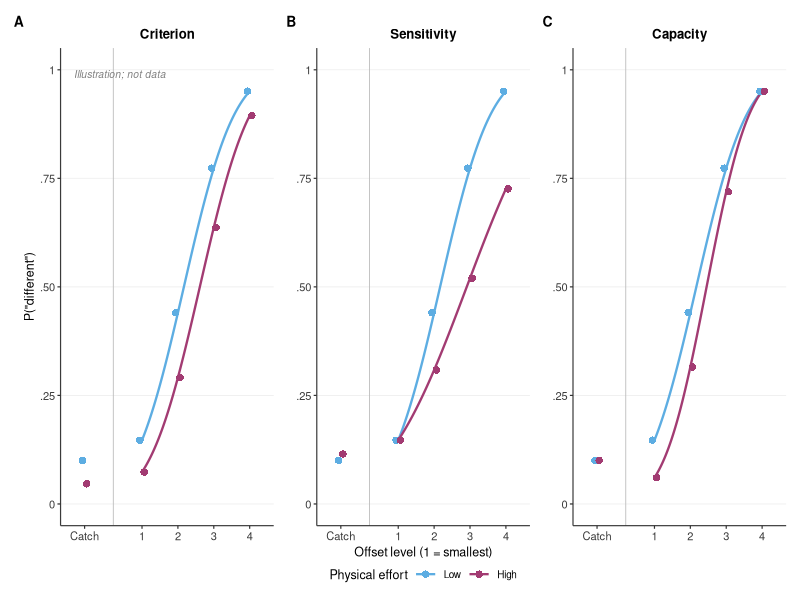
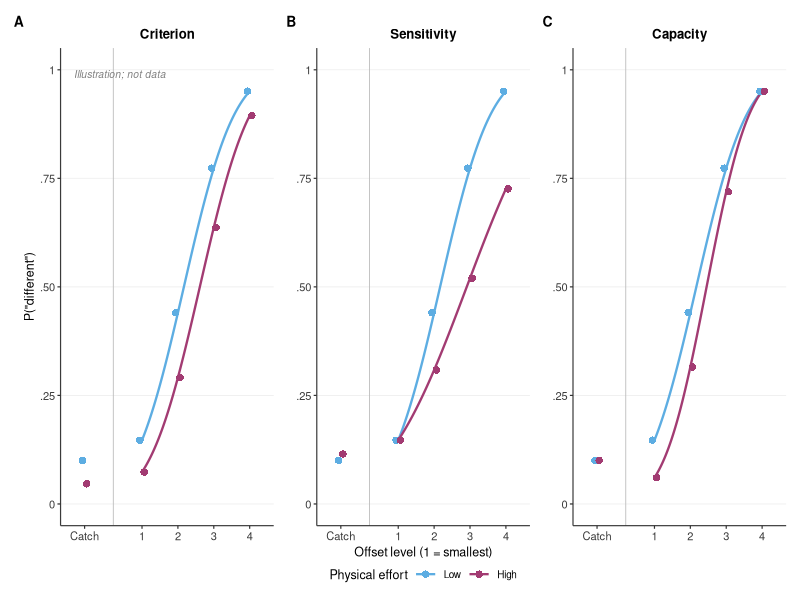

R code for these plots, in order:
suppressPackageStartupMessages({library(ggplot2); library(patchwork); library(dplyr); library(tibble)})
pos <- c("Catch","1","2","3","4"); px <- c(0,1.6,2.6,3.6,4.6)
low <- c(-1.28,-1.05,-0.15,0.75,1.65)
high <- list(Criterion=c(-1.68,-1.45,-0.55,0.35,1.25),
             Sensitivity=c(-1.20,-1.05,-0.50,0.05,0.60),
             Capacity=c(-1.28,-1.55,-0.48,0.58,1.65))
d <- bind_rows(lapply(names(high), function(p) bind_rows(
  tibble(panel=p,position=pos,x=px,effort="Low",z=low),
  tibble(panel=p,position=pos,x=px,effort="High",z=high[[p]])))) |>
  mutate(P=pnorm(z), effort=factor(effort,levels=c("Low","High")))
chk <- d |> select(panel,position,effort,z,P) |> tidyr::pivot_wider(names_from=effort,values_from=c(z,P)) |>
  mutate(dz=z_High-z_Low, dP=P_High-P_Low)
print(chk |> mutate(across(c(P_Low,P_High,dP),~round(.x,3))), n=Inf)
dz <- function(p) chk$dz[chk$panel==p]
a <- c(
 TRUE,
 all(abs(dz("Criterion")+0.40)<1e-9),
 abs(dz("Sensitivity")[2])<1e-9 && all(diff(dz("Sensitivity")[2:5])<0),
 abs(dz("Capacity")[1])<1e-9 && abs(dz("Capacity")[5])<1e-9 && all(diff(dz("Capacity")[2:5])>0))
print(a); if(!all(a)) stop("assertion failed")
grid <- bind_rows(lapply(names(high), function(p){ g<-seq(1.6,4.6,by=0.02)
  bind_rows(tibble(panel=p,x=g,effort="Low",P=pnorm(approx(px[2:5],low[2:5],g)$y)),
            tibble(panel=p,x=g,effort="High",P=pnorm(approx(px[2:5],high[[p]][2:5],g)$y)))})) |>
  mutate(effort=factor(effort,levels=c("Low","High")))
arr <- chk |> mutate(x=px[match(position,pos)]) |> filter(abs(dP)>=0.02) |>
  mutate(y0=P_Low-sign(dP)*0.022, y1=P_High+sign(dP)*0.028) |> filter(abs(y1-y0)>=0.015)
cols <- c(Low="#5DADE2",High="#A23B72")
mk <- function(p, ylab, xlab){
  dd <- d |> filter(panel==p) |> mutate(xd=x+ifelse(effort=="Low",-0.06,0.06))
  g <- ggplot() +
    geom_vline(xintercept=0.8,colour="#BDBDBD",linewidth=0.3) +
    geom_line(data=filter(grid,panel==p),aes(x,P,colour=effort),linewidth=0.8) +
    geom_point(data=dd,aes(xd,P,colour=effort),shape=16,size=2.2) +
    scale_colour_manual(values=cols,name="Physical effort") +
    scale_x_continuous(breaks=px,labels=pos,limits=c(-0.4,5)) +
    scale_y_continuous(limits=c(0,1),breaks=c(0,.25,.5,.75,1),labels=c("0",".25",".50",".75","1")) +
    labs(title=p,x=xlab,y=ylab) +
    theme_classic(base_size=9,base_family="sans") +
    theme(plot.title=element_text(face="bold",size=9.5,hjust=0.5),
          panel.grid.major.y=element_line(colour="#EEEEEE",linewidth=0.3),
          axis.text=element_text(size=8,colour="#3A3A3A"),axis.line=element_line(colour="#3A3A3A"),
          legend.position="bottom")
  if(p=="Criterion") g <- g + annotate("text",x=-0.3,y=0.99,label="Illustration; not data",hjust=0,size=2.6,fontface="italic",colour="#7F7F7F")
  g }
fig <- (mk("Criterion",'P("different")',NULL) | mk("Sensitivity",NULL,"Offset level (1 = smallest)") | mk("Capacity",NULL,NULL)) +
  plot_layout(guides="collect") + plot_annotation(tag_levels="A") &
  theme(legend.position="bottom", legend.margin=margin(0,0,0,0), legend.box.spacing=unit(2,"pt"), plot.tag=element_text(face="bold",size=10))
ggsave("fig_predictions.png",fig,width=7.2,height=2.9,dpi=300,bg="white")
ggsave("fig_predictions.pdf",fig,width=7.2,height=2.9,bg="white")
